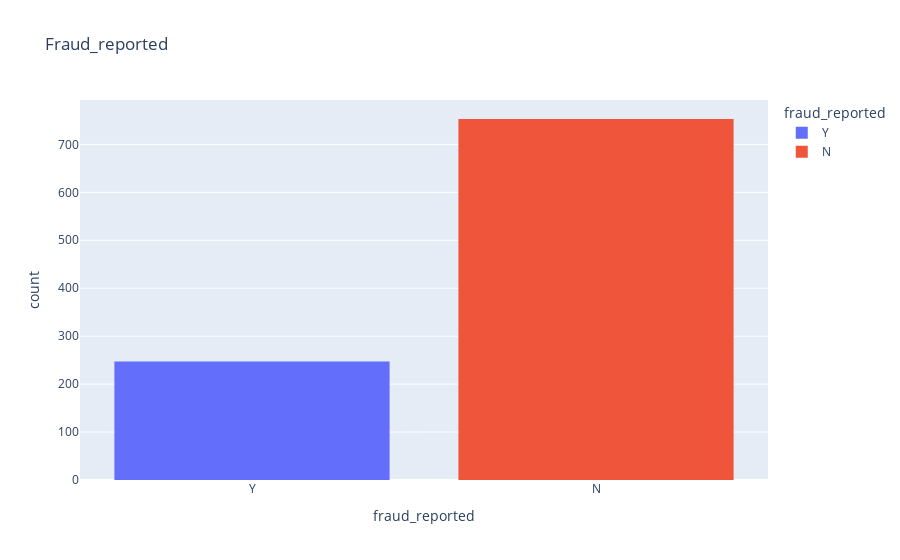

Notebook source saved alongside this figure:
### Code cell
px.histogram(data,x='fraud_reported',color='fraud_reported',title='Fraud_reported')

### Figure 1 — Plotly figure (JSON) as saved in the notebook; plotly's stock layout.template omitted (floating-point values rounded to 4 significant figures; data arrays with more than 128 entries replaced by an {"elided": "..."} marker saying what was removed)
{"data": [{"alignmentgroup": "True", "bingroup": "x", "hovertemplate": "fraud_reported=%{x}<br>count=%{y}<extra></extra>", "legendgroup": "Y", "marker": {"color": "#636efa", "pattern": {"shape": ""}}, "name": "Y", "offsetgroup": "Y", "orientation": "v", "showlegend": true, "type": "histogram", "x": {"elided": "247 str values"}, "xaxis": "x", "yaxis": "y"}, {"alignmentgroup": "True", "bingroup": "x", "hovertemplate": "fraud_reported=%{x}<br>count=%{y}<extra></extra>", "legendgroup": "N", "marker": {"color": "#EF553B", "pattern": {"shape": ""}}, "name": "N", "offsetgroup": "N", "orientation": "v", "showlegend": true, "type": "histogram", "x": {"elided": "753 str values"}, "xaxis": "x", "yaxis": "y"}], "layout": {"autosize": true, "barmode": "relative", "legend": {"title": {"text": "fraud_reported"}, "tracegroupgap": 0}, "title": {"text": "Fraud_reported"}, "xaxis": {"anchor": "y", "autorange": true, "categoryarray": ["Y", "N"], "categoryorder": "array", "domain": [0, 1], "range": [-0.5, 1.5], "title": {"text": "fraud_reported"}, "type": "category"}, "yaxis": {"anchor": "x", "autorange": true, "domain": [0, 1], "range": [0, 792.6], "title": {"text": "count"}}}}
